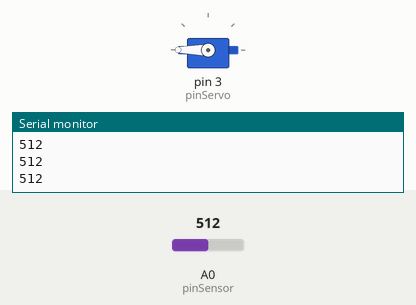
A sketch run on a simulated Arduino Uno, built with avr-gcc and run on an emulated ATmega328P. Parts: servo, the last lines printed to the serial monitor. The test bench sets the inputs (shaded band); at power-on: A0 (pinSensor) = 512.

Above: at 1.2 s.
1.3 s: A0 (pinSensor) set to 306
At 2.5 s:
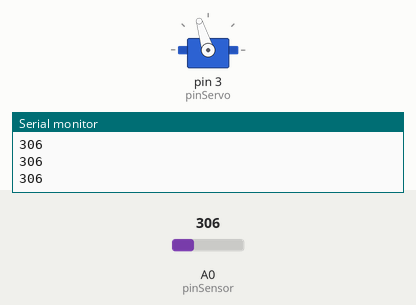
2.8 s: A0 (pinSensor) set to 122
At 3.9 s:
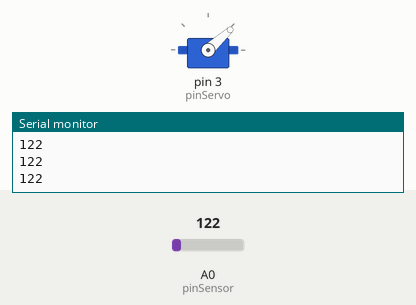
4.3 s: A0 (pinSensor) set to 0
At 4.9 s:
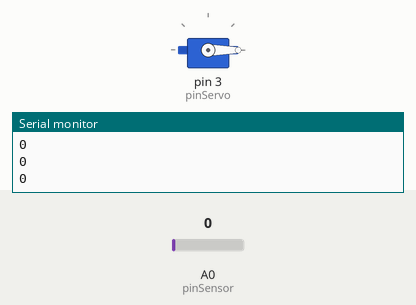
5.8 s: A0 (pinSensor) set to 511
At 6.1 s:
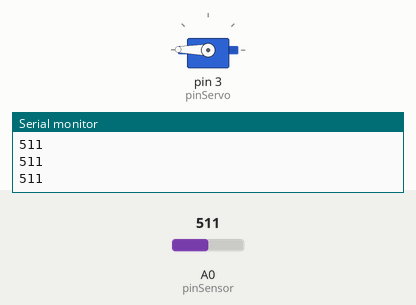
7.3 s: A0 (pinSensor) set to 716
At 8.5 s:
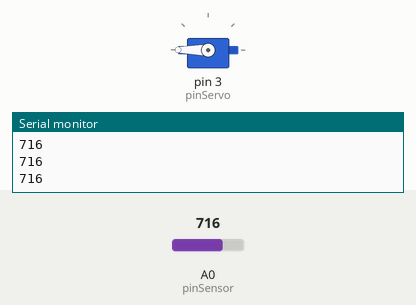
Timing chart, 0 to 9.8 s (numbered marks = the images above; inputs shaded):
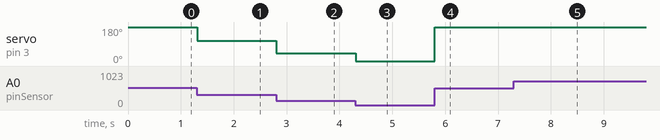

Measured:
- after the input at 1.3 s, servo on pin 3 (pinServo): 180° → 107° at once
- after the input at 2.8 s, servo on pin 3 (pinServo): 107° → 42° at once
- after the input at 4.3 s, servo on pin 3 (pinServo): 42° → 0° at once
- after the input at 5.8 s, servo on pin 3 (pinServo): 0° → 179° at once
- after the input at 7.3 s, servo on pin 3 (pinServo): 179° → 180° at once

The sketch:

ej_06_servo_analogico.ino
```cpp
// ej_06_servo_analogico
// por sergiomoradiaz
// para Academia Sinestesia
// Programa de Medios Interactivos 2022
// v0.0.1 agosto 2022
// hecho con Arduino 1.8.19

// declarar variables
#include <Servo.h> // libreria servo
Servo servo; // crear objeto servo

int pinSensor = A0; // sensor en pin A0
int datoSensor; // variable para leer datos de sensor
int pinServo = 3; // servo en pin 3
int datoServo; // variable para escribir datos en servo

void setup() {
  // configuracion
  pinMode(pinSensor, INPUT); // pin sensor en modo entrada
  servo.attach(pinServo); // pin asociado al objeto servo
  Serial.begin(9600); // iniciar comunicacion serial
}

void loop() {
  // comportamiento
  datoSensor =  analogRead(pinSensor); // leer y almacenar datos
  Serial.println(datoSensor); // ver datos en monitor

  datoServo = map(datoSensor, 0, 1023, 0, 360); // mapeo de valores
  servo.write(datoServo); // escribir datos en servo
}
```
